Frame 1 (no input): blank canvas, image omitted
Frame 60 (no input): blank canvas, image omitted
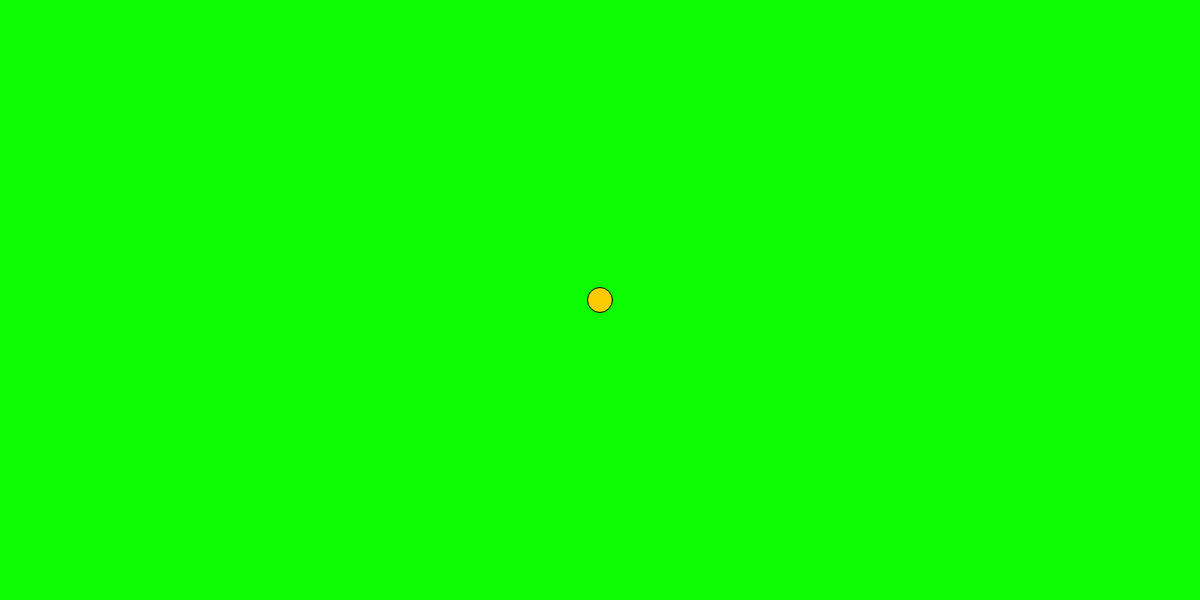
Frame 120 (the mouse pressed at the canvas centre since frame 60)

The p5.js sketch whose frames 1 and 60 were blank and that drew this single picture after the mouse press (run headless with seeded random() and noise() and a simulated clock; from frame 60 on, the mouse is pressed at the canvas centre):

// p5.js sketch
// ── sketch.js

var r = [252, 40, 3];
var g = [11, 252, 3];
var b=  [3, 248, 252];

// INITIALIZE ALL YOUR VARIABLES
// Ideally you would create 3 variables. red blue green or r, g, b

function setup(){

  createCanvas(1200,600);
}


function draw(){
  background(204);
  let x1 = map(mouseX, 0, width, 0, 1200);
  let x2 = map(mouseY, 0, height, 0, 600);

  fill(252, 202, 3);
  ellipse(x1, x2, 25, 25);
  

  // change the value of Red based on the mouse movement about the X axis
if (mouseX<=400){
  background(r);
  let x1 = map(mouseX, 0, width, 0, 1200);
  let x2 = map(mouseY, 0, height, 0, 600);

  fill(252, 202, 3);
  ellipse(x1, x2, 25, 25);
  

}
// change the value of Green based on the mouse movement about the X axis
else if (mouseX<=800){
  background(g);
  let x1 = map(mouseX, 0, width, 0, 1200);
  let x2 = map(mouseY, 0, height, 0, 600);

  fill(252, 202, 3);
  ellipse(x1, x2, 25, 25);
  
 // change the value of Blue based on the mouse movement about the X axis
}
else if (mouseX<=1200){
  background(b);
  let x1 = map(mouseX, 0, width, 0, 1200);
  let x2 = map(mouseY, 0, height, 0, 600);

  fill(252, 202, 3);
  ellipse(x1, x2, 25, 25);
  

}
 

  
}
